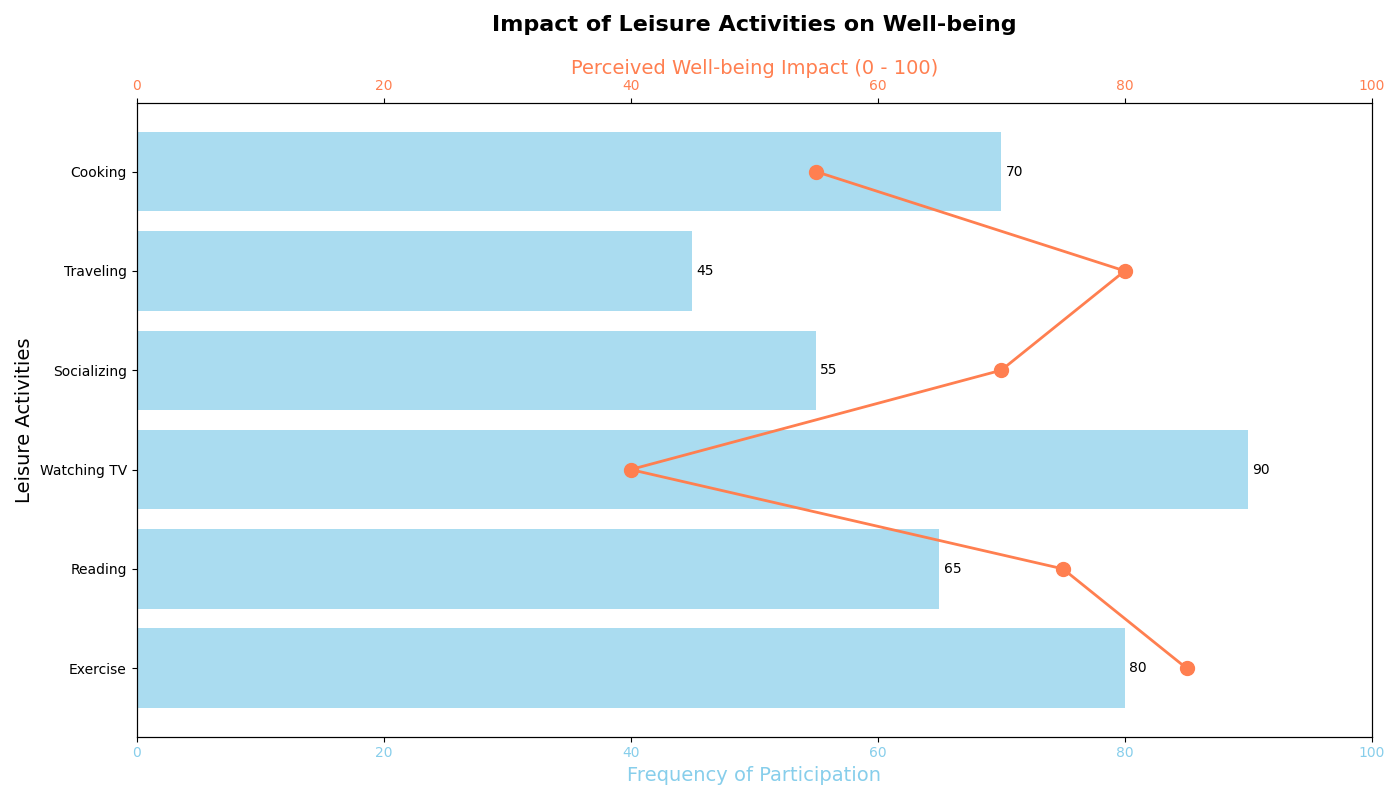

Here is the Python script that generated this plot:
import matplotlib.pyplot as plt
import numpy as np

activities = ["Exercise", "Reading", "Watching TV", "Socializing", "Traveling", "Cooking"]
frequencies = np.array([80, 65, 90, 55, 45, 70])
well_being_impact = np.array([85, 75, 40, 70, 80, 55])

fig, ax1 = plt.subplots(figsize=(14, 8))

bars = ax1.barh(activities, frequencies, color='skyblue', alpha=0.7)

for bar in bars:
    width = bar.get_width()
    ax1.annotate(f'{width}',
                xy=(width, bar.get_y() + bar.get_height() / 2),
                xytext=(3, 0),
                textcoords="offset points",
                ha='left', va='center')

ax1.set_title('Impact of Leisure Activities on Well-being', fontsize=16, weight='bold', pad=20)
ax1.set_xlabel('Frequency of Participation', fontsize=14, color='skyblue')
ax1.set_ylabel('Leisure Activities', fontsize=14)
ax1.set_xlim(0, 100)
ax1.xaxis.label.set_color('skyblue')
ax1.tick_params(axis='x', labelcolor='skyblue')

ax2 = ax1.twiny()
ax2.plot(well_being_impact, activities, color='coral', marker='o', linestyle='-', linewidth=2, markersize=10)
ax2.set_xlabel('Perceived Well-being Impact (0 - 100)', fontsize=14, color='coral')
ax2.set_xlim(0, 100)
ax2.xaxis.label.set_color('coral')
ax2.tick_params(axis='x', labelcolor='coral')

fig.tight_layout()
plt.show()
